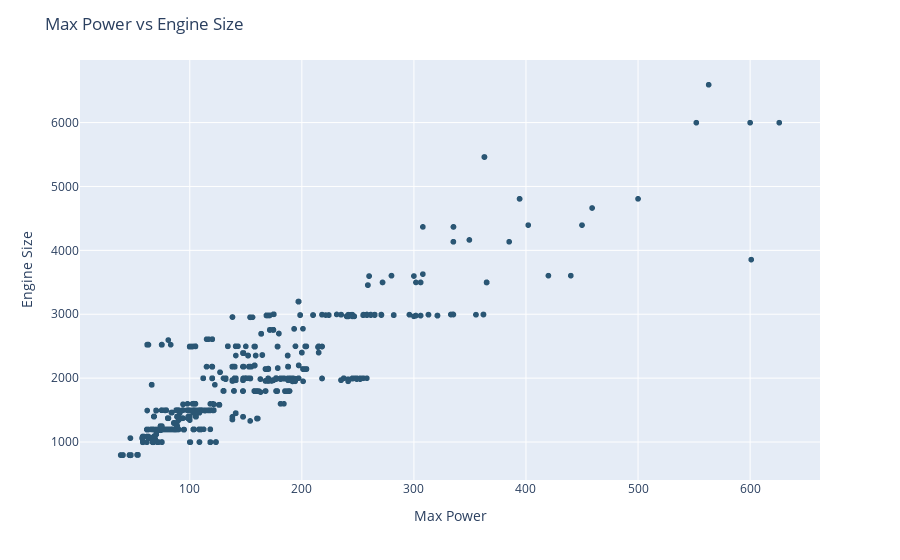

This figure's notebook cell:
### Markdown cell above
Engine size vs Max power

### Code cell
fig = px.scatter(
    data_frame = data,
    x = "max_power",
    y = "engine",
    color_discrete_sequence = COLOR_SCHEME
)
fig.update_layout(
    title = "Max Power vs Engine Size",
    xaxis = dict(
        title = "Max Power"
    ),
    yaxis = dict(
        title = "Engine Size"
    )
)
fig.update_traces(
    hovertemplate = "<b>Max Power</b> : %{x}<br>" + "<b>Engine Size</b> : %{y}<br>"
)
fig.show()

### Figure 1 — Plotly figure (JSON) as saved in the notebook; plotly's stock layout.template omitted (floating-point values rounded to 4 significant figures; data arrays with more than 128 entries replaced by an {"elided": "..."} marker saying what was removed)
{"data": [{"hovertemplate": "<b>Max Power</b> : %{x}<br><b>Engine Size</b> : %{y}<br>", "legendgroup": "", "marker": {"color": "rgb(42, 86, 116)", "symbol": "circle"}, "mode": "markers", "name": "", "showlegend": false, "type": "scattergl", "x": {"elided": "15411 float values"}, "xaxis": "x", "y": {"elided": "15411 int values"}, "yaxis": "y"}], "layout": {"legend": {"tracegroupgap": 0}, "margin": {"t": 60}, "title": {"text": "Max Power vs Engine Size"}, "xaxis": {"anchor": "y", "domain": [0, 1], "title": {"text": "Max Power"}}, "yaxis": {"anchor": "x", "domain": [0, 1], "title": {"text": "Engine Size"}}}}
